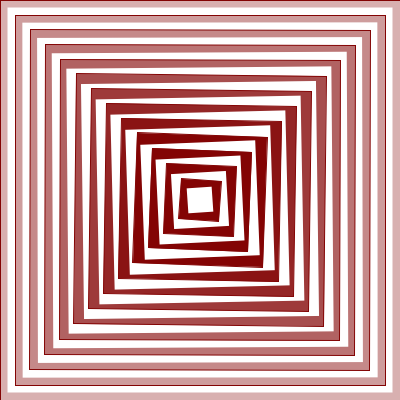
Frame 1 (no input)
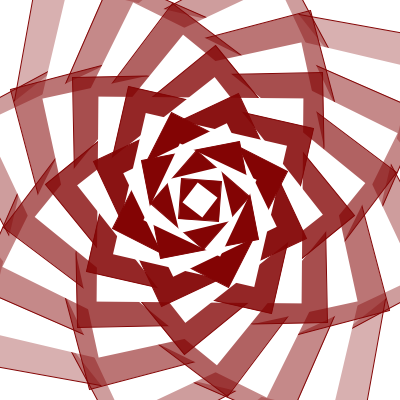
Frame 60 (the mouse pressed at the canvas centre just before this capture)
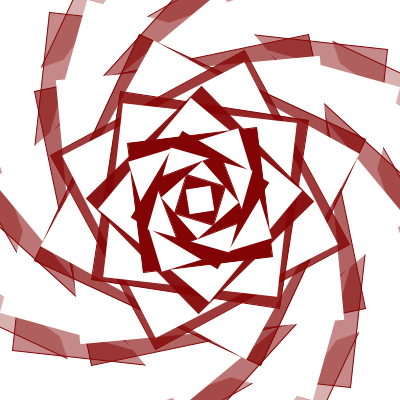
Frame 120 (the mouse held since frame 60 and released just before this capture)

The Processing sketch that drew these frames (run headless with seeded random() and noise(); from frame 60 on, the mouse is pressed at the canvas centre):

// Processing sketch: processing_156278
// ── processing_156278.pde

float angle1, angle2; 
float factor; 

void setup() {
  size(400, 400); 
  background(255); 
  smooth(); 
  noStroke(); 
  rectMode(CENTER); 
  frameRate(7);

  angle1 = 0; 
  angle2 = 0;
  factor = 0.05; 
}

void draw() {
  background(255);

  if(mousePressed){
    factor = map(mouseX, 0, width, 0.01, 0.5); 
  }
  float size = width; 

  pushMatrix();
  translate(width/2, height/2); 
  for (int i = 0; i < 26; i++) {
       if (i%2 == 0) {
         stroke(#830404);
      fill(#830404, 80 + i*10);
      rotate(radians(angle1)); 
      angle1 += i*factor;
    } else {
      noStroke();
      fill(255);
      rotate(radians(angle2));
      angle2 -= i*factor;
    }

    rect(0, 0, size, size);

    size -= 15;
  }
  popMatrix();
}
